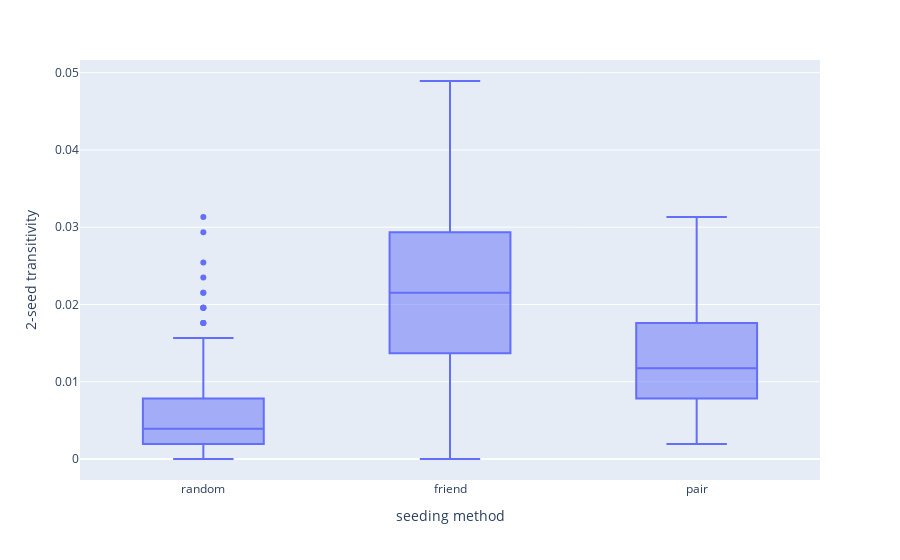

Notebook source saved alongside this figure:
### Code cell
import plotly.express as px
fig = px.box(big_dat, x="seeding method", y="2-seed transitivity")
fig.show()

### Figure 1 — Plotly figure (JSON) as saved in the notebook; plotly's stock layout.template omitted (floating-point values rounded to 4 significant figures; data arrays with more than 128 entries replaced by an {"elided": "..."} marker saying what was removed)
{"data": [{"alignmentgroup": "True", "hovertemplate": "seeding method=%{x}<br>2-seed transitivity=%{y}<extra></extra>", "legendgroup": "", "marker": {"color": "#636efa"}, "name": "", "notched": false, "offsetgroup": "", "orientation": "v", "showlegend": false, "type": "box", "x": {"elided": "600 str values"}, "x0": " ", "xaxis": "x", "y": {"elided": "600 float values"}, "y0": " ", "yaxis": "y"}], "layout": {"boxmode": "group", "legend": {"tracegroupgap": 0}, "margin": {"t": 60}, "xaxis": {"anchor": "y", "domain": [0, 1], "title": {"text": "seeding method"}}, "yaxis": {"anchor": "x", "domain": [0, 1], "title": {"text": "2-seed transitivity"}}}}
